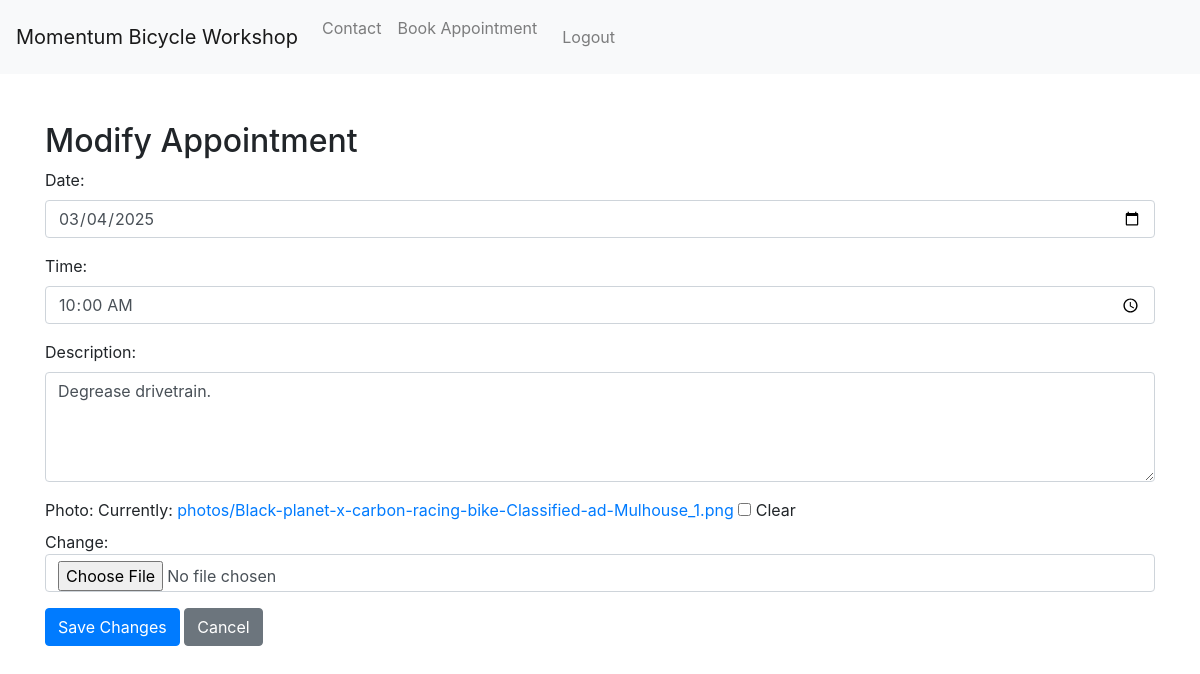
The app's page /appointment/modify/52/ (signed in) with its own data.
### myapp/models.py (models this page shows, shortened)
class Appointment(models.Model):
    user = models.ForeignKey(User, on_delete=models.CASCADE)  # Associate the appointment with a user
    date = models.DateField()
    time = models.TimeField()
    description = models.TextField(blank=True)  # Allowing blank descriptions
    photo = models.ImageField(upload_to='photos/', blank=True, null=True)
    completed = models.BooleanField(default=False)
    notified = models.BooleanField(default=False)
    class Meta:
        unique_together = ('user', 'date')  # or ('user', 'date', 'time') if you want to prevent double booking at the same time

### myapp/views.py (the view)
# urls.py: path('appointment/modify/<int:appointment_id>/', modify_appointment, name='modify_appointment'),
@login_required
def modify_appointment(request, appointment_id):
    appointment = get_object_or_404(Appointment, id=appointment_id, user=request.user)
    if request.method == "POST":
        form = AppointmentForm(request.POST, request.FILES, instance=appointment)
        if form.is_valid():
            form.save()
            messages.success(request, "Your appointment has been updated successfully.")
            return redirect('appointment_list')
    else:
        form = AppointmentForm(instance=appointment)
    return render(request, 'myapp/modify_appointment.html', {'form': form, 'appointment': appointment})

### myapp/forms.py
class AppointmentForm(forms.ModelForm):
    photo = forms.ImageField(required=False)
    class Meta:
        model = Appointment
        fields = ['date', 'time', 'description', 'photo']  # Include 'photo' in the fields list
        widgets = {
            'date': forms.DateInput(attrs={'type': 'date', 'class': 'form-control'}),
            'time': forms.TimeInput(attrs={'type': 'time', 'class': 'form-control'}),
            'description': forms.Textarea(attrs={'rows': 4, 'class': 'form-control'}),
        }
    def __init__(self, *args, **kwargs):
        super(AppointmentForm, self).__init__(*args, **kwargs)
        self.fields['date'].widget.attrs.update({'class': 'form-control'})
        self.fields['time'].widget.attrs.update({'class': 'form-control'})
        self.fields['description'].widget.attrs.update({'class': 'form-control'})
        self.fields['photo'].widget.attrs.update({'class': 'form-control'})  # Style the photo field as well

### myapp/templates/myapp/modify_appointment.html (shortened to what this page needs)
<!DOCTYPE html>
<html lang="en">
<head>
    <link rel="stylesheet" href="https://maxcdn.bootstrapcdn.com/bootstrap/4.5.2/css/bootstrap.min.css">
</head>
<body>
    {% include 'myapp/navbar.html' %}
    <div class="container mt-5">
        <h2>Modify Appointment</h2>
        <form method="post" enctype="multipart/form-data">
            <div class="form-group">
                {{ form.as_p }}
            </div>
            <button type="submit" class="btn btn-primary">Save Changes</button>
            <a href="{% url 'appointment_list' %}" class="btn btn-secondary">Cancel</a>
        </form>
    </div>
</body>
</html>

### records on screen
Appointment: date "03/04/2025", time "10:00:00", description "Degrease drivetrain."
